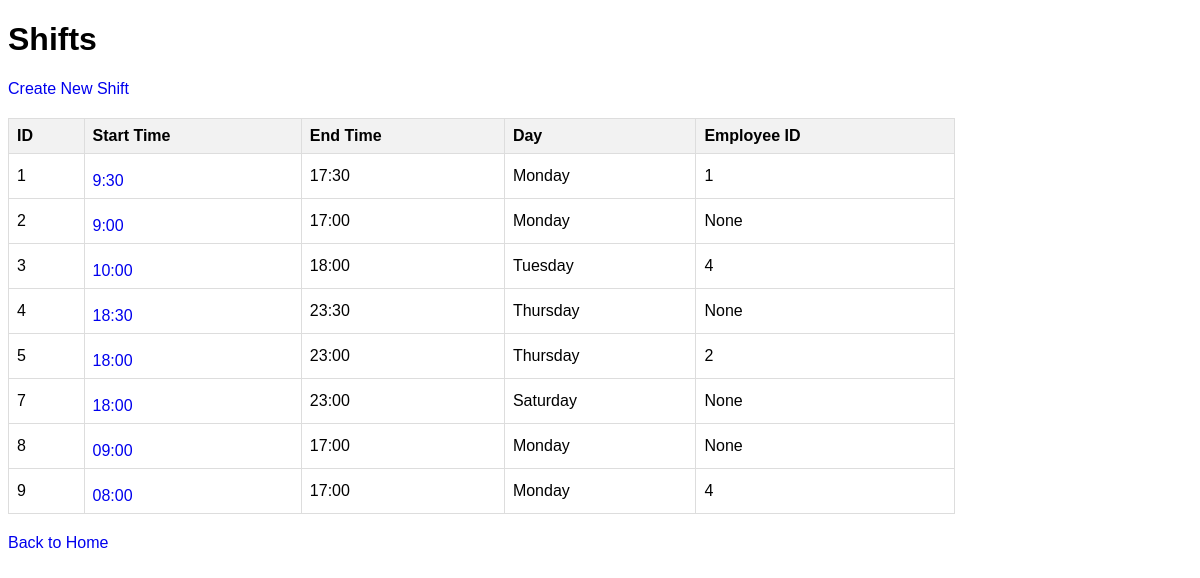
Page /shifts_ui on the earlier database version.
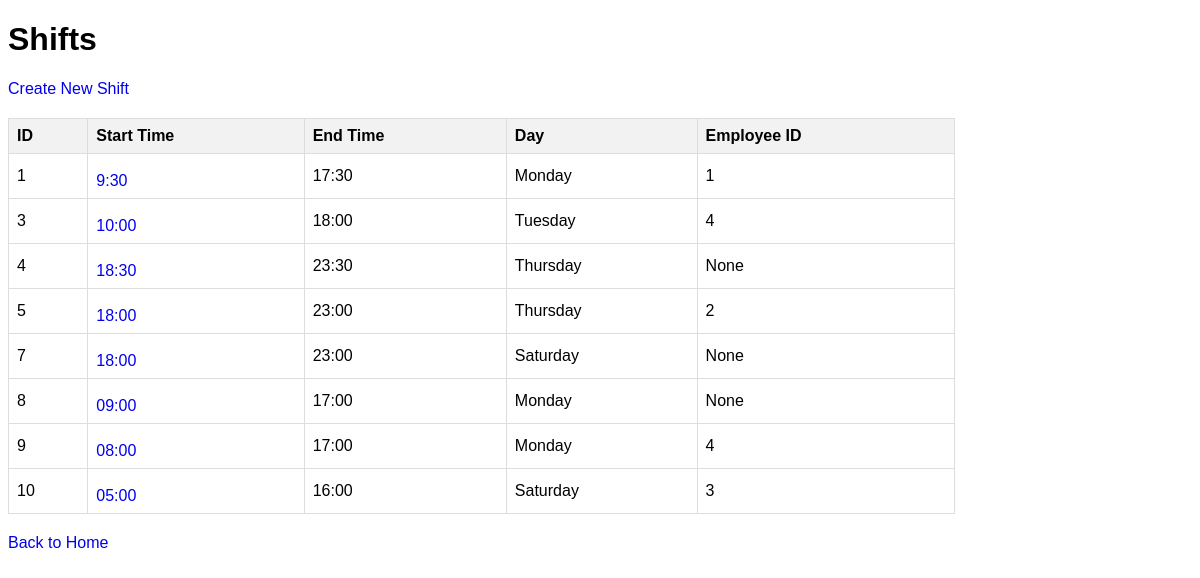
Same page on the later database version.
### backend/models/models.py (models this page shows, shortened)
class Shift(db.Model):
    id = db.Column(db.Integer, primary_key=True)
    start_time = db.Column(db.String(10), nullable=False)
    end_time = db.Column(db.String(10), nullable=False)
    day = db.Column(db.String(20), nullable=False)
    employee_id = db.Column(db.Integer, db.ForeignKey('employee.id'), nullable=True)

### backend/app.py (the view)
@app.route('/shifts_ui')
def list_shifts_ui():
    shifts = get_shifts_data()
    return render_template('shifts.html', shifts=shifts)

### backend/app.py (called while the page is built)
def get_shifts_data():
    all_shifts = db.session.query(Shift).all()
    return shifts_schema.dump(all_shifts)

### backend/templates/shifts.html (shortened to what this page needs)
<!DOCTYPE html>
<html lang="en">
<head>
</head>
<body>
    <h1>Shifts</h1>
    <a href="{{ url_for('create_shift_ui') }}">Create New Shift</a>
    {% if shifts %}
    <table>
        <thead>
            <tr>
                <th>ID</th>
                <th>Start Time</th>
                <th>End Time</th>
                <th>Day</th>
                <th>Employee ID</th>
            </tr>
        </thead>
        <tbody>
            {% for shift in shifts %}
            <tr>
                <td>{{ shift.id }}</td>
                <td>
                    <a href="{{ url_for('shift_detail_ui', shift_id=shift.id) }}">{{ shift.start_time }}</a>
                </td>
                <td>{{ shift.end_time }}</td>
                <td>{{ shift.day }}</td>
                <td>{{ shift.employee_id }}</td>
            </tr>
            {% endfor %}
        </tbody>
    </table>
    {% else %}
        <p>No shifts found.</p>
    {% endif %}
    <p><a href="{{ url_for('index') }}">Back to Home</a></p>
</body>
</html>

Differences in the rows shown:
removed Shift: id "2", start_time "9:00", end_time "17:00", day "Monday", employee_id "None"
added Shift: id "10", start_time "05:00", end_time "16:00", day "Saturday", employee_id "3"
